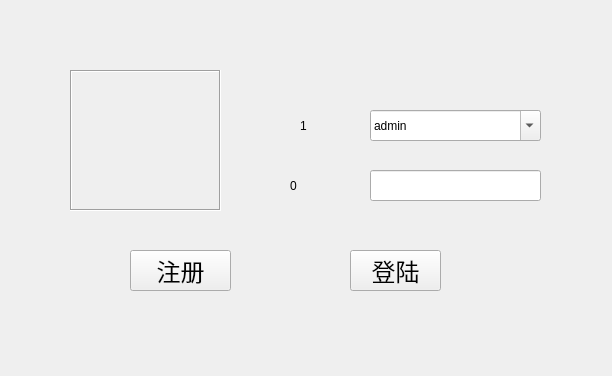
<?xml version="1.0" encoding="UTF-8"?>
<ui version="4.0">
 <class>LoginDialog</class>
 <widget class="QDialog" name="LoginDialog">
  <property name="geometry">
   <rect>
    <x>0</x>
    <y>0</y>
    <width>612</width>
    <height>376</height>
   </rect>
  </property>
  <property name="windowTitle">
   <string>Dialog</string>
  </property>
  <widget class="QLabel" name="userPic">
   <property name="enabled">
    <bool>true</bool>
   </property>
   <property name="geometry">
    <rect>
     <x>70</x>
     <y>70</y>
     <width>151</width>
     <height>141</height>
    </rect>
   </property>
   <property name="autoFillBackground">
    <bool>false</bool>
   </property>
   <property name="frameShape">
    <enum>QFrame::Box</enum>
   </property>
   <property name="frameShadow">
    <enum>QFrame::Sunken</enum>
   </property>
   <property name="text">
    <string/>
   </property>
  </widget>
  <widget class="QPushButton" name="regBtn">
   <property name="geometry">
    <rect>
     <x>130</x>
     <y>250</y>
     <width>101</width>
     <height>41</height>
    </rect>
   </property>
   <property name="font">
    <font>
     <family>Libian SC</family>
     <pointsize>18</pointsize>
    </font>
   </property>
   <property name="text">
    <string>注册</string>
   </property>
   <property name="autoDefault">
    <bool>false</bool>
   </property>
   <property name="default">
    <bool>false</bool>
   </property>
   <property name="flat">
    <bool>false</bool>
   </property>
  </widget>
  <widget class="QPushButton" name="loginBtn">
   <property name="geometry">
    <rect>
     <x>350</x>
     <y>250</y>
     <width>91</width>
     <height>41</height>
    </rect>
   </property>
   <property name="font">
    <font>
     <family>Libian SC</family>
     <pointsize>18</pointsize>
    </font>
   </property>
   <property name="focusPolicy">
    <enum>Qt::TabFocus</enum>
   </property>
   <property name="text">
    <string>登陆</string>
   </property>
   <property name="autoDefault">
    <bool>false</bool>
   </property>
  </widget>
  <widget class="QComboBox" name="nameCmBox">
   <property name="geometry">
    <rect>
     <x>370</x>
     <y>110</y>
     <width>171</width>
     <height>31</height>
    </rect>
   </property>
   <property name="editable">
    <bool>true</bool>
   </property>
   <property name="currentText">
    <string>admin</string>
   </property>
   <property name="frame">
    <bool>true</bool>
   </property>
   <item>
    <property name="text">
     <string>admin</string>
    </property>
   </item>
   <item>
    <property name="text">
     <string>cook</string>
    </property>
   </item>
   <item>
    <property name="text">
     <string>manager</string>
    </property>
   </item>
  </widget>
  <widget class="QLineEdit" name="pwdLineEdit">
   <property name="geometry">
    <rect>
     <x>370</x>
     <y>170</y>
     <width>171</width>
     <height>31</height>
    </rect>
   </property>
  </widget>
  <widget class="QLabel" name="pwdLabel">
   <property name="geometry">
    <rect>
     <x>290</x>
     <y>150</y>
     <width>81</width>
     <height>71</height>
    </rect>
   </property>
   <property name="text">
    <string>0</string>
   </property>
  </widget>
  <widget class="QLabel" name="userLabel">
   <property name="geometry">
    <rect>
     <x>300</x>
     <y>100</y>
     <width>61</width>
     <height>51</height>
    </rect>
   </property>
   <property name="text">
    <string>1</string>
   </property>
  </widget>
  <action name="action">
   <property name="icon">
    <iconset>
     <normaloff>images/user2.jpg</normaloff>images/user2.jpg</iconset>
   </property>
   <property name="text">
    <string>管理员界面</string>
   </property>
  </action>
 </widget>
 <resources/>
 <connections/>
</ui>
